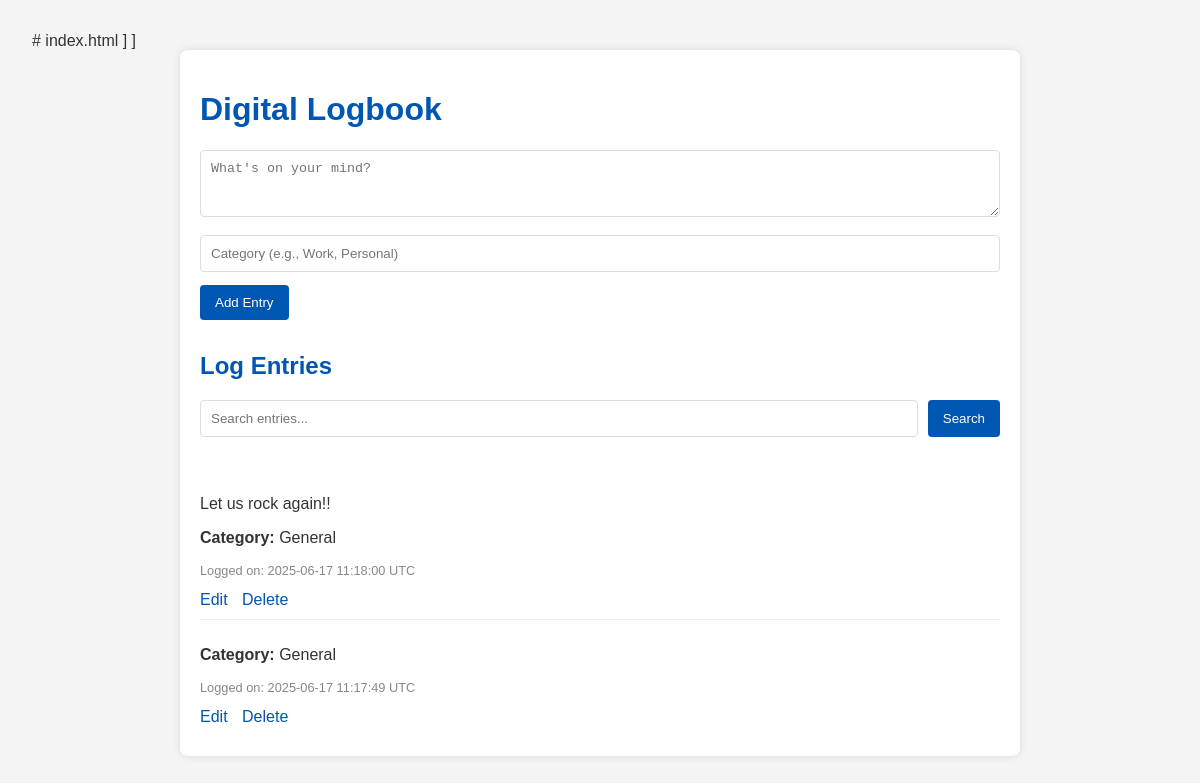
The app's page /index, older data.
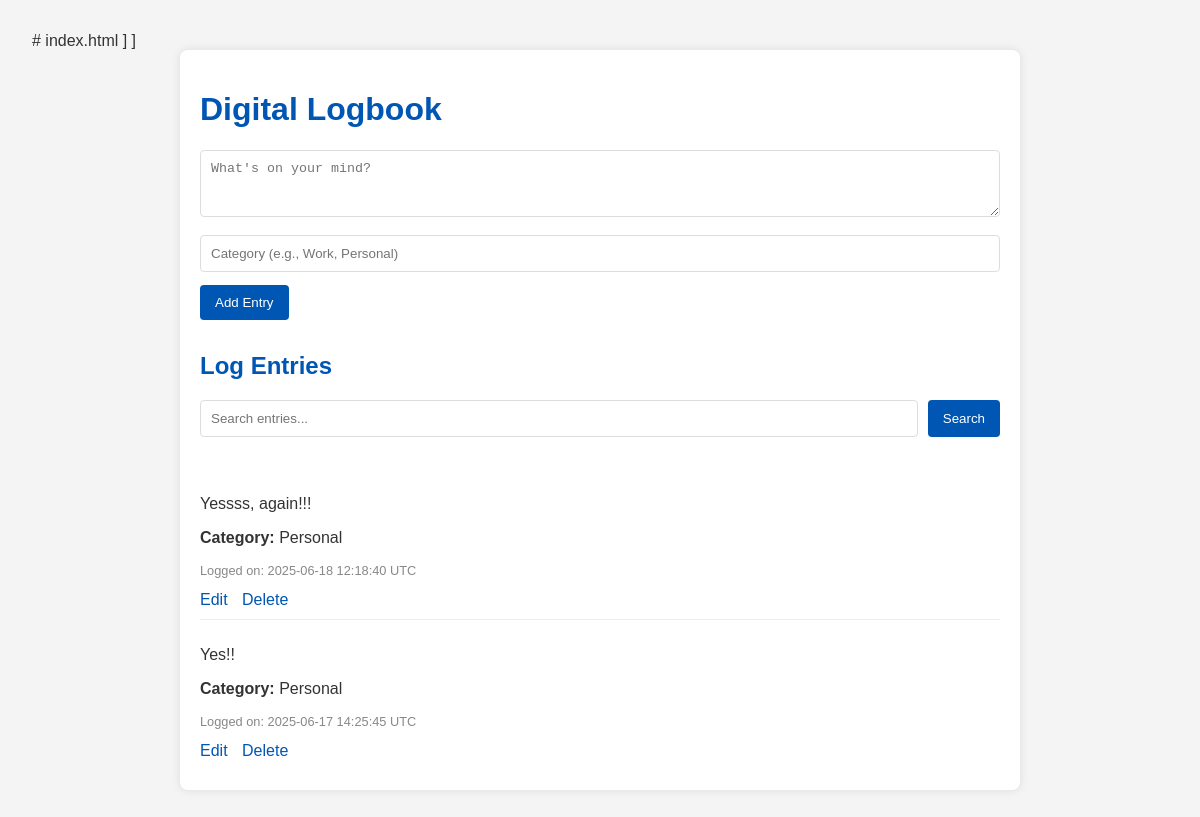
The same page, newer data.
### app/models.py (models this page shows, shortened)
class LogEntry(db.Model):
    id = db.Column(db.Integer, primary_key=True)
    text = db.Column(db.String(200), nullable=False)
    category = db.Column(db.String(50), nullable=True, default='General')
    timestamp = db.Column(db.DateTime, index=True, default=datetime.datetime.utcnow)

### app/routes.py (the view)
@bp.route('/')
@bp.route('/index')
def index():
    query = request.args.get('search_query')
    if query:
        entries = repository.search_entries(query)
    else:
        entries = repository.get_all_entries()
    return render_template('index.html', entries=entries, search_query=query)

### app/repository.py (called while the page is built)
def get_all_entries():
    return LogEntry.query.order_by(LogEntry.timestamp.desc()).all()

### app/templates/index.html (shortened to what this page needs)
]<!DOCTYPE html>
<html lang="en">
<head>
</head>
<body>
    <div class="container">
        <h1>Digital Logbook</h1>
        <form action="{{ url_for('main.add') }}" method="post">
            <textarea name="entry_text" rows="3" placeholder="What's on your mind?"></textarea>
            <br><br>
            <input type="text" name="category" placeholder="Category (e.g., Work, Personal)" style="margin-bottom: 1em;">
            <button type="submit">Add Entry</button>
        </form>
        <h2>Log Entries</h2>
        <form action="{{ url_for('main.index') }}" method="get" style="margin-bottom: 2em; display: flex; gap: 10px;">
            <input type="text" name="search_query" placeholder="Search entries..." value="{{ search_query or '' }}">
            <button type="submit">Search</button>
        </form>
        <div class="entries">
            {% for entry in entries %}
                <div class="entry">
                    <p>{{ entry.text }}</p>
                    {% if entry.category %}
                        <p class="category"><strong>Category:</strong> {{ entry.category }}</p>
                    {% endif %}
                    <p class="timestamp">Logged on: {{ entry.timestamp.strftime('%Y-%m-%d %H:%M:%S') }} UTC</p>
                    <div class="actions">
                        <a href="{{ url_for('main.edit', id=entry.id) }}">Edit</a>
                        <a href="{{ url_for('main.delete', id=entry.id) }}"
                           onclick="return confirm('Are you sure you want to delete this entry?');">Delete</a>
                    </div>
                </div>
            {% else %}
                <p>No entries yet. Add one above!</p>
            {% endfor %}
        </div>
    </div>
</body>
</html>

Row changes from the older to the newer data that the page shows:
changed LogEntry: text "Let us rock again!!" → "Yessss, again!!!"; category "General" → "Personal"; timestamp "2025-06-17 11:18:00" → "2025-06-18 12:18:40"
changed LogEntry: text (not shown) → "Yes!!"; category "General" → "Personal"; timestamp "2025-06-17 11:17:49" → "2025-06-17 14:25:45"
